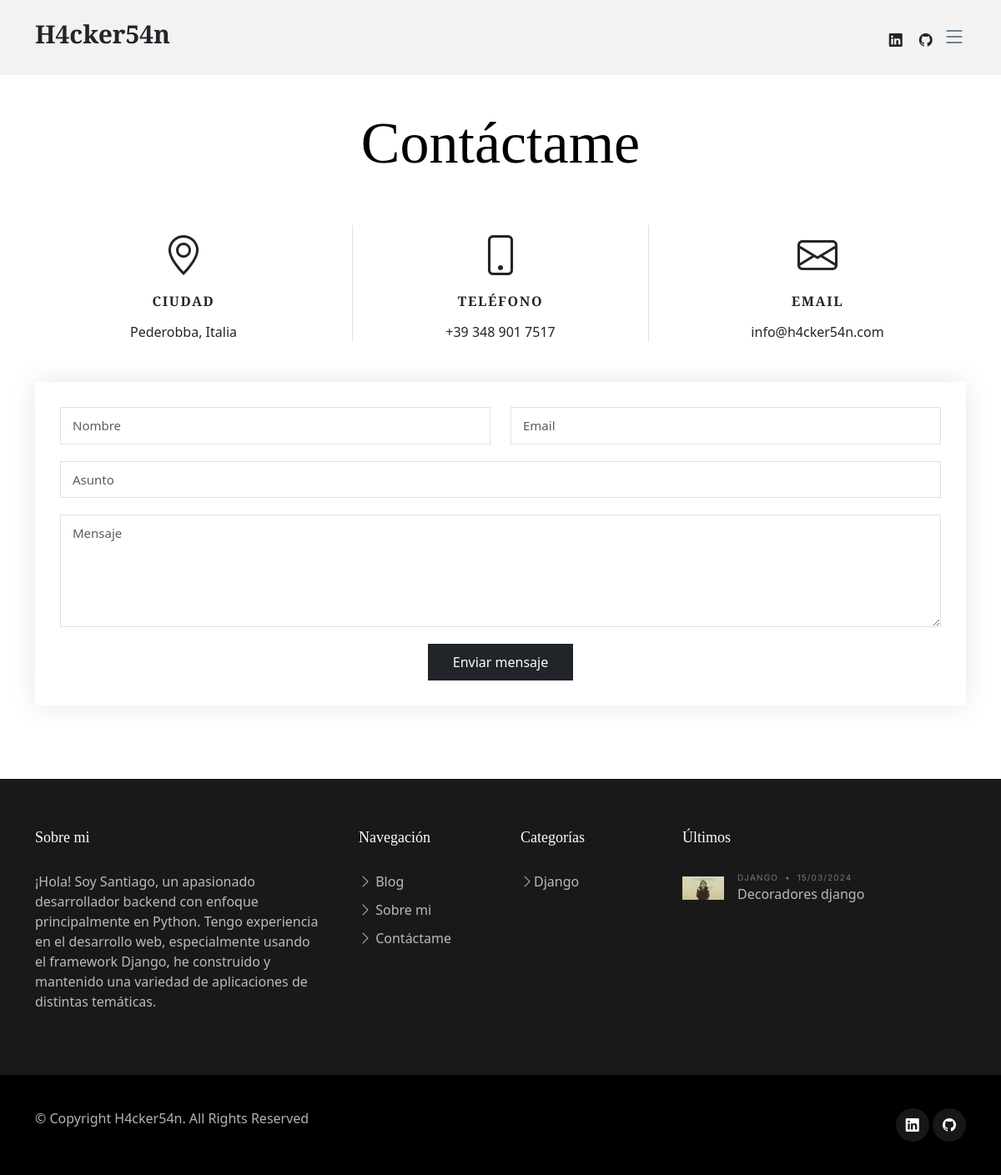
The app's page /contact with its own data.
### Posts/models.py (models this page shows, shortened)
class Tags(models.Model):
    name = models.CharField(max_length=100)
    color = models.CharField(max_length=20, null=True,blank=True)
    def __str__(self):
        return self.name

class Post(models.Model):
    title = models.CharField(max_length=100)
    content = RichTextUploadingField()
    date_posted = models.DateTimeField(auto_now_add=True)
    author = models.ForeignKey(User, on_delete=models.CASCADE)
    slug = models.SlugField(max_length=100, unique=True)
    image = models.ImageField(upload_to='post_images', null=True, blank=True)
    tags = models.ManyToManyField(Tags)
    time_to_read = models.IntegerField(default=0)
    trending = models.BooleanField(default=False)
    hero = models.BooleanField(default=False)

### Posts/views.py (the view, shortened to what this page needs)
# urls.py: path('contact', ContactView.as_view(), name='contact'),
@method_decorator(add_dropdowns_to_context, name='get_context_data')
class ContactView(TemplateView):
    template_name = 'contact.html'
    def get_context_data(self, **kwargs: Any) -> dict[str, Any]:
        context = super().get_context_data(**kwargs)
        context["title"] = "Contacto"
        context["title_window"] = "Contacto"
        return context

### templates/contact.html (shortened to what this page needs)
{% extends "base.html" %}
{% load static %}
{% block content %}
<section id="contact" class="contact mb-5">
  <div class="container" data-aos="fade-up">
    <div class="row">
      <div class="col-lg-12 text-center mb-5">
        <h1 class="page-title">Contáctame</h1>
      </div>
    </div>
    <div class="row gy-4">
      <div class="col-md-4">
        <div class="info-item">
          <i class="bi bi-geo-alt"></i>
          <h3>Ciudad</h3>
          <address>Pederobba, Italia</address>
        </div>
      </div>
      <div class="col-md-4">
        <div class="info-item info-item-borders">
          <i class="bi bi-phone"></i>
          <h3>Teléfono</h3>
          <p><a href="tel:+393489017517">+39 348 901 7517</a></p>
        </div>
      </div>
      <div class="col-md-4">
        <div class="info-item">
          <i class="bi bi-envelope"></i>
          <h3>Email</h3>
          <p><a href="mailto:info@h4cker54n.com">info@h4cker54n.com</a></p>
        </div>
      </div>
    </div>
    <div class="form mt-5">
      <form method="post" role="form" class="php-email-form">
        <div class="row">
          <div class="form-group col-md-6">
            <input type="text" name="name" class="form-control" id="name" placeholder="Nombre" required>
          </div>
          <div class="form-group col-md-6">
            <input type="email" class="form-control" name="email" id="email" placeholder="Email" required>
          </div>
        </div>
        <div class="form-group">
          <input type="text" class="form-control" name="subject" id="subject" placeholder="Asunto" required>
        </div>
        <div class="form-group">
          <textarea class="form-control" name="message" rows="5" placeholder="Mensaje" required></textarea>
        </div>
        <div class="text-center"><button type="submit">Enviar mensaje</button></div>
      </form>
    </div>
  </div>
</section>
{% endblock content %}

### templates/components/footer-top.html
{% load static %}
<div class="footer-content">
    <div class="container">
      <div class="row g-5">
        <div class="col-lg-4">
          <h3 id="about_me" class="footer-heading">Sobre mi</h3>
          <p>¡Hola! Soy Santiago, un apasionado desarrollador backend con enfoque principalmente en Python. Tengo experiencia en el desarrollo web, especialmente usando el framework Django, he construido y mantenido una variedad de aplicaciones de distintas temáticas.</p>
        </div>
        <div class="col-6 col-lg-2">
          <h3 class="footer-heading">Navegación</h3>
          <ul class="footer-links list-unstyled">
            <li><a href="{% url "index" %}"><i class="bi bi-chevron-right"></i> Blog</a></li>
            <li><a href="about.html"><i class="bi bi-chevron-right"></i> Sobre mi</a></li>
            <li><a href="{% url "contact" %}"><i class="bi bi-chevron-right"></i> Contáctame</a></li>
          </ul>
        </div>
        <div class="col-6 col-lg-2">
          <h3 class="footer-heading">Categorías</h3>
          <ul class="footer-links list-unstyled">
            {% for dropdown in dropdowns %}
              <li><a href="{% url "search_by_tag" dropdown.name %}"><i class="bi bi-chevron-right"></i>{{dropdown.name}}</a></li>
            {% endfor %}
          </ul>
        </div>
        <div class="col-lg-4">
          <h3 class="footer-heading">Últimos</h3>
          <ul class="footer-links footer-blog-entry list-unstyled">
            {% for i in last_5 %}
              <li>
                <a href="#" class="d-flex align-items-center">
                  <img src="{% if i.image %}{{i.image.url}}{% else %}{% static 'no-image.webp' %}{% endif %}" alt="" class="img-fluid me-3">
                  <div>
                    <div class="post-meta d-block"><span class="date">{% for j in i.tags.all %}{{j}}{% if not forloop.last and i.tags.all|length > 1 %}, {% endif %}{% endfor %}</span> <span class="mx-1">&bullet;</span> <span>{{i.date_posted|date:"d/m/Y"}}</span></div>
                    <span>{{i.title}}</span>
                  </div>
                </a>
              </li>
            {% endfor %}
          </ul>
        </div>
      </div>
    </div>
  </div>

### static/assets/css/variables.css (style rules this page uses)
:root { --font-default: 'EB Garamond', system-ui, -apple-system, "Segoe UI", Roboto, "Helvetica Neue", Arial, "Noto Sans", "Liberation Sans", sans-serif, "Apple Color Emoji", "Segoe UI Emoji", "Segoe UI Symbol", "Noto Color Emoji"; --font-primary: 'EB Garamond', serif; --font-secondary: 'Inter', sans-serif; --color-default: #212529; --color-default-rgb: 33, 37, 41; --color-links: #212529; --color-links-hover: #15171a; --color-primary: #212529; --color-primary-light: #26282c; --color-primary-dark: #0b0c0e; --color-primary-rgb: 33, 37, 41; --color-primary-light-rgb: 38, 40, 44; --color-primary-dark-rgb: 11, 12, 14; --color-secondary: #596d80; --color-secondary-light: #8498aa; --color-secondary-dark: #404f5c; --color-secondary-rgb: 89, 109, 128; --color-secondary-light-rgb: 132, 152, 170; --color-secondary-dark-rgb: 64, 79, 92; --color-blue: #0d6efd; --color-blue-rgb: 13, 110, 253; --color-indigo: #6610f2; --color-indigo-rgb: 102, 16, 242; --color-purple: #6f42c1; --color-purple-rgb: 111, 66, 193; --color-pink: #f3268c; --color-pink-rgb: 243, 38, 140; --color-red: #df1529; --color-red-rgb: 223, 21, 4; --color-orange: #fd7e14; --color-orange-rgb: 253, 126, 20; --color-yellow: #ffc107; --color-yellow-rgb: 255, 193, 7; --color-green: #059652; --color-green-rgb: 5, 150, 82; --color-teal: #20c997; --color-teal-rgb: 32, 201, 151; --color-cyan: #0dcaf0; --color-cyan-rgb: 13, 202, 240; --color-white: #ffffff; --color-white-rgb: 255, 255, 255; --color-gray: #6c757d; --color-gray-rgb: 108, 117, 125; --color-black: #000000; --color-black-rgb: 0, 0, 0; }
:root { --bs-blue: var(--color-blue); --bs-indigo: var(--color-indigo); --bs-purple: var(--color-purple); --bs-pink: var(--color-pink); --bs-red: var(--color-red); --bs-orange: var(--color-orange); --bs-yellow: var(--color-yellow); --bs-green: var(--color-green); --bs-teal: var(--color-teal); --bs-cyan: var(--color-cyan); --bs-white: var(--color-white); --bs-gray: var(--color-gray); --bs-gray-dark: #343a40; --bs-gray-100: #f8f9fa; --bs-gray-200: #e9ecef; --bs-gray-300: #dee2e6; --bs-gray-400: #ced4da; --bs-gray-500: #adb5bd; --bs-gray-600: #6c757d; --bs-gray-700: #495057; --bs-gray-800: #343a40; --bs-gray-900: #212529; --bs-primary: var(--color-blue); --bs-secondary: var(--color-blue); --bs-success: #198754; --bs-info: #0dcaf0; --bs-warning: #ffc107; --bs-danger: #dc3545; --bs-light: #f8f9fa; --bs-dark: #212529; --bs-primary-rgb: var(--color-primary-rgb); --bs-secondary-rgb: var(--color-secondary-rgb); --bs-success-rgb: 25, 135, 84; --bs-info-rgb: 13, 202, 240; --bs-warning-rgb: 255, 193, 7; --bs-danger-rgb: 220, 53, 69; --bs-light-rgb: 248, 249, 250; --bs-dark-rgb: 33, 37, 41; --bs-white-rgb: var(--color-white-rgb); --bs-black-rgb: var(--color-black-rgb); --bs-body-color-rgb: var(--color-default-rgb); --bs-body-bg-rgb: 255, 255, 255; --bs-font-sans-serif: var(--font-default); --bs-font-monospace: SFMono-Regular, Menlo, Monaco, Consolas, "Liberation Mono", "Courier New", monospace; --bs-gradient: linear-gradient(180deg, rgba(255, 255, 255, 0.15), rgba(255, 255, 255, 0)); --bs-body-font-family: var(--font-default); --bs-body-font-size: 1rem; --bs-body-font-weight: 400; --bs-body-line-height: 1.5; --bs-body-color: var(--color-default); --bs-body-bg: #fff; }

### records on screen
Tags: name "Django", name "DJANGO"
Post: date_posted "15/03/2024", title "Decoradores django"
